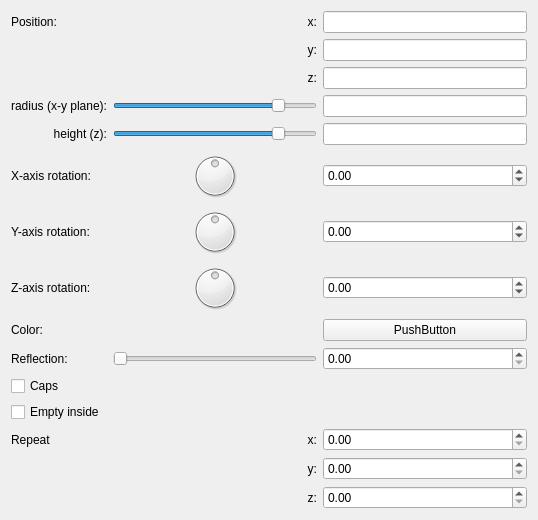
<?xml version="1.0" encoding="UTF-8"?>
<ui version="4.0">
 <class>Form</class>
 <widget class="QWidget" name="Form">
  <property name="geometry">
   <rect>
    <x>0</x>
    <y>0</y>
    <width>538</width>
    <height>481</height>
   </rect>
  </property>
  <property name="windowTitle">
   <string>Form</string>
  </property>
  <layout class="QVBoxLayout" name="verticalLayout">
   <item>
    <layout class="QGridLayout" name="gridLayout">
     <item row="0" column="2">
      <widget class="MyLineEdit" name="vect3_position_x"/>
     </item>
     <item row="9" column="1">
      <widget class="QSlider" name="slider_reflection">
       <property name="minimum">
        <number>0</number>
       </property>
       <property name="maximum">
        <number>100</number>
       </property>
       <property name="singleStep">
        <number>1</number>
       </property>
       <property name="orientation">
        <enum>Qt::Horizontal</enum>
       </property>
      </widget>
     </item>
     <item row="2" column="1">
      <widget class="QLabel" name="label_13">
       <property name="text">
        <string>z:</string>
       </property>
       <property name="alignment">
        <set>Qt::AlignRight|Qt::AlignTrailing|Qt::AlignVCenter</set>
       </property>
      </widget>
     </item>
     <item row="7" column="1">
      <widget class="QDial" name="dial3_rotation_z">
       <property name="minimum">
        <number>-18000</number>
       </property>
       <property name="maximum">
        <number>18000</number>
       </property>
       <property name="wrapping">
        <bool>true</bool>
       </property>
      </widget>
     </item>
     <item row="2" column="2">
      <widget class="MyLineEdit" name="vect3_position_z"/>
     </item>
     <item row="7" column="2">
      <widget class="MyDoubleSpinBox" name="spinboxd3_rotation_z">
       <property name="prefix">
        <string/>
       </property>
       <property name="suffix">
        <string/>
       </property>
       <property name="decimals">
        <number>2</number>
       </property>
       <property name="minimum">
        <double>-36000.000000000000000</double>
       </property>
       <property name="maximum">
        <double>36000.000000000000000</double>
       </property>
       <property name="singleStep">
        <double>0.100000000000000</double>
       </property>
      </widget>
     </item>
     <item row="6" column="2">
      <widget class="MyDoubleSpinBox" name="spinboxd3_rotation_y">
       <property name="prefix">
        <string/>
       </property>
       <property name="suffix">
        <string/>
       </property>
       <property name="decimals">
        <number>2</number>
       </property>
       <property name="minimum">
        <double>-36000.000000000000000</double>
       </property>
       <property name="maximum">
        <double>36000.000000000000000</double>
       </property>
       <property name="singleStep">
        <double>0.100000000000000</double>
       </property>
      </widget>
     </item>
     <item row="5" column="1">
      <widget class="QDial" name="dial3_rotation_x">
       <property name="minimum">
        <number>-18000</number>
       </property>
       <property name="maximum">
        <number>18000</number>
       </property>
       <property name="wrapping">
        <bool>true</bool>
       </property>
      </widget>
     </item>
     <item row="8" column="0">
      <widget class="QLabel" name="label_18">
       <property name="text">
        <string>Color:</string>
       </property>
      </widget>
     </item>
     <item row="6" column="0">
      <widget class="QLabel" name="label_9">
       <property name="text">
        <string>Y-axis rotation:</string>
       </property>
      </widget>
     </item>
     <item row="5" column="2">
      <widget class="MyDoubleSpinBox" name="spinboxd3_rotation_x">
       <property name="prefix">
        <string/>
       </property>
       <property name="suffix">
        <string/>
       </property>
       <property name="decimals">
        <number>2</number>
       </property>
       <property name="minimum">
        <double>-36000.000000000000000</double>
       </property>
       <property name="maximum">
        <double>36000.000000000000000</double>
       </property>
       <property name="singleStep">
        <double>0.100000000000000</double>
       </property>
      </widget>
     </item>
     <item row="8" column="2">
      <widget class="QPushButton" name="colorButton_color">
       <property name="text">
        <string>PushButton</string>
       </property>
      </widget>
     </item>
     <item row="6" column="1">
      <widget class="QDial" name="dial3_rotation_y">
       <property name="minimum">
        <number>-18000</number>
       </property>
       <property name="maximum">
        <number>18000</number>
       </property>
       <property name="wrapping">
        <bool>true</bool>
       </property>
      </widget>
     </item>
     <item row="10" column="0" colspan="2">
      <widget class="MyCheckBox" name="checkBox_caps">
       <property name="text">
        <string>Caps</string>
       </property>
      </widget>
     </item>
     <item row="1" column="1">
      <widget class="QLabel" name="label_12">
       <property name="text">
        <string>y:</string>
       </property>
       <property name="alignment">
        <set>Qt::AlignRight|Qt::AlignTrailing|Qt::AlignVCenter</set>
       </property>
      </widget>
     </item>
     <item row="7" column="0">
      <widget class="QLabel" name="label_15">
       <property name="text">
        <string>Z-axis rotation:</string>
       </property>
      </widget>
     </item>
     <item row="5" column="0">
      <widget class="QLabel" name="label_8">
       <property name="text">
        <string>X-axis rotation:</string>
       </property>
      </widget>
     </item>
     <item row="0" column="0">
      <widget class="QLabel" name="label_10">
       <property name="text">
        <string>Position:</string>
       </property>
      </widget>
     </item>
     <item row="0" column="1">
      <widget class="QLabel" name="label_11">
       <property name="text">
        <string>x:</string>
       </property>
       <property name="alignment">
        <set>Qt::AlignRight|Qt::AlignTrailing|Qt::AlignVCenter</set>
       </property>
      </widget>
     </item>
     <item row="1" column="2">
      <widget class="MyLineEdit" name="vect3_position_y"/>
     </item>
     <item row="9" column="0">
      <widget class="QLabel" name="label_19">
       <property name="text">
        <string>Reflection:</string>
       </property>
      </widget>
     </item>
     <item row="3" column="2">
      <widget class="MyLineEdit" name="logedit_radius">
       <property name="sizePolicy">
        <sizepolicy hsizetype="Expanding" vsizetype="Fixed">
         <horstretch>0</horstretch>
         <verstretch>0</verstretch>
        </sizepolicy>
       </property>
      </widget>
     </item>
     <item row="4" column="2">
      <widget class="MyLineEdit" name="logedit_height">
       <property name="sizePolicy">
        <sizepolicy hsizetype="Expanding" vsizetype="Fixed">
         <horstretch>0</horstretch>
         <verstretch>0</verstretch>
        </sizepolicy>
       </property>
      </widget>
     </item>
     <item row="9" column="2">
      <widget class="MyDoubleSpinBox" name="spinbox_reflection">
       <property name="prefix">
        <string/>
       </property>
       <property name="suffix">
        <string/>
       </property>
       <property name="decimals">
        <number>2</number>
       </property>
       <property name="minimum">
        <double>0.000000000000000</double>
       </property>
       <property name="maximum">
        <double>1.000000000000000</double>
       </property>
       <property name="singleStep">
        <double>0.100000000000000</double>
       </property>
      </widget>
     </item>
     <item row="11" column="0" colspan="2">
      <widget class="MyCheckBox" name="checkBox_empty">
       <property name="text">
        <string>Empty inside</string>
       </property>
      </widget>
     </item>
     <item row="3" column="0">
      <widget class="QLabel" name="label_14">
       <property name="text">
        <string>radius (x-y plane):</string>
       </property>
       <property name="alignment">
        <set>Qt::AlignRight|Qt::AlignTrailing|Qt::AlignVCenter</set>
       </property>
      </widget>
     </item>
     <item row="4" column="0">
      <widget class="QLabel" name="label_16">
       <property name="text">
        <string>height (z):</string>
       </property>
       <property name="alignment">
        <set>Qt::AlignRight|Qt::AlignTrailing|Qt::AlignVCenter</set>
       </property>
      </widget>
     </item>
     <item row="3" column="1">
      <widget class="QSlider" name="logslider_radius">
       <property name="sizePolicy">
        <sizepolicy hsizetype="Expanding" vsizetype="Fixed">
         <horstretch>0</horstretch>
         <verstretch>0</verstretch>
        </sizepolicy>
       </property>
       <property name="sizeIncrement">
        <size>
         <width>0</width>
         <height>0</height>
        </size>
       </property>
       <property name="minimum">
        <number>-1500</number>
       </property>
       <property name="maximum">
        <number>300</number>
       </property>
       <property name="orientation">
        <enum>Qt::Horizontal</enum>
       </property>
      </widget>
     </item>
     <item row="4" column="1">
      <widget class="QSlider" name="logslider_height">
       <property name="sizePolicy">
        <sizepolicy hsizetype="Expanding" vsizetype="Fixed">
         <horstretch>0</horstretch>
         <verstretch>0</verstretch>
        </sizepolicy>
       </property>
       <property name="sizeIncrement">
        <size>
         <width>0</width>
         <height>0</height>
        </size>
       </property>
       <property name="minimum">
        <number>-1500</number>
       </property>
       <property name="maximum">
        <number>300</number>
       </property>
       <property name="orientation">
        <enum>Qt::Horizontal</enum>
       </property>
      </widget>
     </item>
   
     <!-- Repeat Start -->
     <item row="12" column="0">
      <widget class="QLabel" name="label">
       <property name="text">
        <string>Repeat</string>
       </property>
      </widget>
     </item>
     <item row="12" column="2">
      <widget class="MyDoubleSpinBox" name="spinboxd3_repeat_x"/>
     </item>
     <item row="13" column="2">
      <widget class="MyDoubleSpinBox" name="spinboxd3_repeat_y"/>
     </item>
     <item row="14" column="2">
      <widget class="MyDoubleSpinBox" name="spinboxd3_repeat_z"/>
     </item>
     <item row="12" column="1">
      <widget class="QLabel" name="label_repeat_x">
       <property name="text"><string>x:</string></property>
       <property name="alignment"><set>Qt::AlignRight|Qt::AlignTrailing|Qt::AlignVCenter</set></property>
      </widget>
     </item>
     <item row="13" column="1">
      <widget class="QLabel" name="label_repeat_y">
      <property name="text"><string>y:</string></property>
       <property name="alignment"><set>Qt::AlignRight|Qt::AlignTrailing|Qt::AlignVCenter</set></property>
      </widget>
     </item>
     <item row="14" column="1">
      <widget class="QLabel" name="label_repeat_z">
       <property name="text"><string>z:</string></property>
       <property name="alignment"><set>Qt::AlignRight|Qt::AlignTrailing|Qt::AlignVCenter</set></property>
      </widget>
     </item>
     <!-- Repeat End -->

    </layout>
   </item>
   <item>
    <spacer name="verticalSpacer">
     <property name="orientation">
      <enum>Qt::Vertical</enum>
     </property>
     <property name="sizeHint" stdset="0">
      <size>
       <width>20</width>
       <height>40</height>
      </size>
     </property>
    </spacer>
   </item>
  </layout>
 </widget>
 <customwidgets>
  <customwidget>
   <class>MyLineEdit</class>
   <extends>QLineEdit</extends>
   <header>mylineedit.h</header>
  </customwidget>
  <customwidget>
   <class>MyDoubleSpinBox</class>
   <extends>QDoubleSpinBox</extends>
   <header>mydoublespinbox.h</header>
  </customwidget>
  <customwidget>
   <class>MyCheckBox</class>
   <extends>QCheckBox</extends>
   <header>mycheckbox.h</header>
  </customwidget>
 </customwidgets>
 <resources/>
 <connections/>
</ui>
